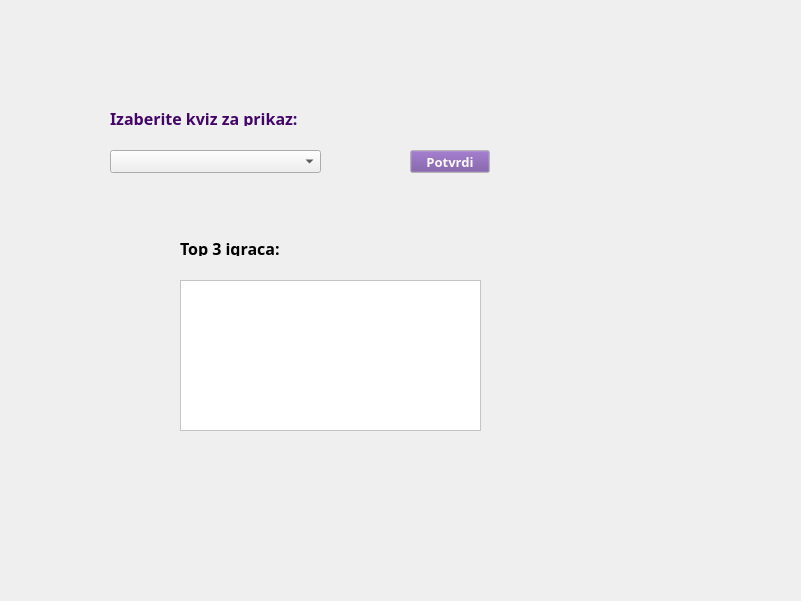
  <widget class="QStackedWidget" name="stackedWidgetH">
   <property name="geometry">
    <rect>
     <x>0</x>
     <y>0</y>
     <width>801</width>
     <height>601</height>
    </rect>
   </property>
   <widget class="QWidget" name="page">
    <widget class="QPushButton" name="pushButton_selectQuiz">
     <property name="geometry">
      <rect>
       <x>410</x>
       <y>150</y>
       <width>80</width>
       <height>23</height>
      </rect>
     </property>
     <property name="palette">
      <palette>
       <active>
        <colorrole role="WindowText">
         <brush brushstyle="SolidPattern">
          <color alpha="255">
           <red>67</red>
           <green>6</green>
           <blue>104</blue>
          </color>
         </brush>
        </colorrole>
        <colorrole role="Button">
         <brush brushstyle="SolidPattern">
          <color alpha="255">
           <red>114</red>
           <green>75</green>
           <blue>156</blue>
          </color>
         </brush>
        </colorrole>
        <colorrole role="Text">
         <brush brushstyle="SolidPattern">
          <color alpha="255">
           <red>97</red>
           <green>53</green>
           <blue>131</blue>
          </color>
         </brush>
        </colorrole>
        <colorrole role="ButtonText">
         <brush brushstyle="SolidPattern">
          <color alpha="255">
           <red>250</red>
           <green>249</green>
           <blue>248</blue>
          </color>
         </brush>
        </colorrole>
        <colorrole role="Base">
         <brush brushstyle="SolidPattern">
          <color alpha="255">
           <red>255</red>
           <green>255</green>
           <blue>255</blue>
          </color>
         </brush>
        </colorrole>
        <colorrole role="Window">
         <brush brushstyle="SolidPattern">
          <color alpha="255">
           <red>255</red>
           <green>255</green>
           <blue>255</blue>
          </color>
         </brush>
        </colorrole>
        <colorrole role="Shadow">
         <brush brushstyle="SolidPattern">
          <color alpha="255">
           <red>67</red>
           <green>6</green>
           <blue>104</blue>
          </color>
         </brush>
        </colorrole>
        <colorrole role="Highlight">
         <brush brushstyle="SolidPattern">
          <color alpha="255">
           <red>150</red>
           <green>136</green>
           <blue>238</blue>
          </color>
         </brush>
        </colorrole>
        <colorrole role="Link">
         <brush brushstyle="SolidPattern">
          <color alpha="255">
           <red>178</red>
           <green>87</green>
           <blue>224</blue>
          </color>
         </brush>
        </colorrole>
        <colorrole role="ToolTipText">
         <brush brushstyle="SolidPattern">
          <color alpha="255">
           <red>67</red>
           <green>6</green>
           <blue>104</blue>
          </color>
         </brush>
        </colorrole>
        <colorrole role="PlaceholderText">
         <brush brushstyle="SolidPattern">
          <color alpha="255">
           <red>67</red>
           <green>6</green>
           <blue>104</blue>
          </color>
         </brush>
        </colorrole>
        <colorrole role="Accent">
         <brush brushstyle="SolidPattern">
          <color alpha="255">
           <red>150</red>
           <green>136</green>
           <blue>238</blue>
          </color>
         </brush>
        </colorrole>
       </active>
       <inactive>
        <colorrole role="WindowText">
         <brush brushstyle="SolidPattern">
          <color alpha="255">
           <red>67</red>
           <green>6</green>
           <blue>104</blue>
          </color>
         </brush>
        </colorrole>
        <colorrole role="Button">
         <brush brushstyle="SolidPattern">
          <color alpha="255">
           <red>114</red>
           <green>75</green>
           <blue>156</blue>
          </color>
         </brush>
        </colorrole>
        <colorrole role="Text">
         <brush brushstyle="SolidPattern">
          <color alpha="255">
           <red>97</red>
           <green>53</green>
           <blue>131</blue>
          </color>
         </brush>
        </colorrole>
        <colorrole role="ButtonText">
         <brush brushstyle="SolidPattern">
          <color alpha="255">
           <red>250</red>
           <green>249</green>
           <blue>248</blue>
          </color>
         </brush>
        </colorrole>
        <colorrole role="Base">
         <brush brushstyle="SolidPattern">
          <color alpha="255">
           <red>255</red>
           <green>255</green>
           <blue>255</blue>
          </color>
         </brush>
        </colorrole>
        <colorrole role="Window">
         <brush brushstyle="SolidPattern">
          <color alpha="255">
           <red>255</red>
           <green>255</green>
           <blue>255</blue>
          </color>
         </brush>
        </colorrole>
        <colorrole role="Shadow">
         <brush brushstyle="SolidPattern">
          <color alpha="255">
           <red>67</red>
           <green>6</green>
           <blue>104</blue>
          </color>
         </brush>
        </colorrole>
        <colorrole role="Highlight">
         <brush brushstyle="SolidPattern">
          <color alpha="255">
           <red>150</red>
           <green>136</green>
           <blue>238</blue>
          </color>
         </brush>
        </colorrole>
        <colorrole role="Link">
         <brush brushstyle="SolidPattern">
          <color alpha="255">
           <red>178</red>
           <green>87</green>
           <blue>224</blue>
          </color>
         </brush>
        </colorrole>
        <colorrole role="ToolTipText">
         <brush brushstyle="SolidPattern">
          <color alpha="255">
           <red>67</red>
           <green>6</green>
           <blue>104</blue>
          </color>
         </brush>
        </colorrole>
        <colorrole role="PlaceholderText">
         <brush brushstyle="SolidPattern">
          <color alpha="255">
           <red>67</red>
           <green>6</green>
           <blue>104</blue>
          </color>
         </brush>
        </colorrole>
        <colorrole role="Accent">
         <brush brushstyle="SolidPattern">
          <color alpha="255">
           <red>150</red>
           <green>136</green>
           <blue>238</blue>
          </color>
         </brush>
        </colorrole>
       </inactive>
       <disabled>
        <colorrole role="WindowText">
         <brush brushstyle="SolidPattern">
          <color alpha="255">
           <red>201</red>
           <green>169</green>
           <blue>228</blue>
          </color>
         </brush>
        </colorrole>
        <colorrole role="Button">
         <brush brushstyle="SolidPattern">
          <color alpha="255">
           <red>114</red>
           <green>75</green>
           <blue>156</blue>
          </color>
         </brush>
        </colorrole>
        <colorrole role="Text">
         <brush brushstyle="SolidPattern">
          <color alpha="255">
           <red>201</red>
           <green>169</green>
           <blue>228</blue>
          </color>
         </brush>
        </colorrole>
        <colorrole role="ButtonText">
         <brush brushstyle="SolidPattern">
          <color alpha="255">
           <red>201</red>
           <green>169</green>
           <blue>228</blue>
          </color>
         </brush>
        </colorrole>
        <colorrole role="Base">
         <brush brushstyle="SolidPattern">
          <color alpha="255">
           <red>255</red>
           <green>255</green>
           <blue>255</blue>
          </color>
         </brush>
        </colorrole>
        <colorrole role="Window">
         <brush brushstyle="SolidPattern">
          <color alpha="255">
           <red>255</red>
           <green>255</green>
           <blue>255</blue>
          </color>
         </brush>
        </colorrole>
        <colorrole role="Shadow">
         <brush brushstyle="SolidPattern">
          <color alpha="255">
           <red>67</red>
           <green>6</green>
           <blue>104</blue>
          </color>
         </brush>
        </colorrole>
        <colorrole role="Highlight">
         <brush brushstyle="SolidPattern">
          <color alpha="255">
           <red>201</red>
           <green>169</green>
           <blue>228</blue>
          </color>
         </brush>
        </colorrole>
        <colorrole role="HighlightedText">
         <brush brushstyle="SolidPattern">
          <color alpha="255">
           <red>201</red>
           <green>169</green>
           <blue>228</blue>
          </color>
         </brush>
        </colorrole>
        <colorrole role="Link">
         <brush brushstyle="SolidPattern">
          <color alpha="255">
           <red>178</red>
           <green>87</green>
           <blue>224</blue>
          </color>
         </brush>
        </colorrole>
        <colorrole role="ToolTipText">
         <brush brushstyle="SolidPattern">
          <color alpha="255">
           <red>67</red>
           <green>6</green>
           <blue>104</blue>
          </color>
         </brush>
        </colorrole>
        <colorrole role="PlaceholderText">
         <brush brushstyle="SolidPattern">
          <color alpha="255">
           <red>67</red>
           <green>6</green>
           <blue>104</blue>
          </color>
         </brush>
        </colorrole>
        <colorrole role="Accent">
         <brush brushstyle="SolidPattern">
          <color alpha="255">
           <red>150</red>
           <green>136</green>
           <blue>238</blue>
          </color>
         </brush>
        </colorrole>
       </disabled>
      </palette>
     </property>
     <property name="font">
      <font>
       <family>Sawasdee</family>
       <pointsize>10</pointsize>
       <bold>true</bold>
      </font>
     </property>
     <property name="text">
      <string>Potvrdi</string>
     </property>
    </widget>
    <widget class="QLabel" name="label_picture">
     <property name="geometry">
      <rect>
       <x>590</x>
       <y>0</y>
       <width>201</width>
       <height>601</height>
      </rect>
     </property>
     <property name="text">
      <string/>
     </property>
    </widget>
    <widget class="QLabel" name="label">
     <property name="geometry">
      <rect>
       <x>110</x>
       <y>110</y>
       <width>211</width>
       <height>16</height>
      </rect>
     </property>
     <property name="palette">
      <palette>
       <active>
        <colorrole role="WindowText">
         <brush brushstyle="SolidPattern">
          <color alpha="255">
           <red>67</red>
           <green>6</green>
           <blue>104</blue>
          </color>
         </brush>
        </colorrole>
        <colorrole role="Button">
         <brush brushstyle="SolidPattern">
          <color alpha="255">
           <red>227</red>
           <green>205</green>
           <blue>236</blue>
          </color>
         </brush>
        </colorrole>
        <colorrole role="Text">
         <brush brushstyle="SolidPattern">
          <color alpha="255">
           <red>97</red>
           <green>53</green>
           <blue>131</blue>
          </color>
         </brush>
        </colorrole>
        <colorrole role="ButtonText">
         <brush brushstyle="SolidPattern">
          <color alpha="255">
           <red>97</red>
           <green>53</green>
           <blue>131</blue>
          </color>
         </brush>
        </colorrole>
        <colorrole role="Base">
         <brush brushstyle="SolidPattern">
          <color alpha="255">
           <red>255</red>
           <green>255</green>
           <blue>255</blue>
          </color>
         </brush>
        </colorrole>
        <colorrole role="Window">
         <brush brushstyle="SolidPattern">
          <color alpha="255">
           <red>255</red>
           <green>255</green>
           <blue>255</blue>
          </color>
         </brush>
        </colorrole>
        <colorrole role="Shadow">
         <brush brushstyle="SolidPattern">
          <color alpha="255">
           <red>67</red>
           <green>6</green>
           <blue>104</blue>
          </color>
         </brush>
        </colorrole>
        <colorrole role="Highlight">
         <brush brushstyle="SolidPattern">
          <color alpha="255">
           <red>150</red>
           <green>136</green>
           <blue>238</blue>
          </color>
         </brush>
        </colorrole>
        <colorrole role="Link">
         <brush brushstyle="SolidPattern">
          <color alpha="255">
           <red>178</red>
           <green>87</green>
           <blue>224</blue>
          </color>
         </brush>
        </colorrole>
        <colorrole role="ToolTipText">
         <brush brushstyle="SolidPattern">
          <color alpha="255">
           <red>67</red>
           <green>6</green>
           <blue>104</blue>
          </color>
         </brush>
        </colorrole>
        <colorrole role="PlaceholderText">
         <brush brushstyle="SolidPattern">
          <color alpha="255">
           <red>67</red>
           <green>6</green>
           <blue>104</blue>
          </color>
         </brush>
        </colorrole>
        <colorrole role="Accent">
         <brush brushstyle="SolidPattern">
          <color alpha="255">
           <red>150</red>
           <green>136</green>
           <blue>238</blue>
          </color>
         </brush>
        </colorrole>
       </active>
       <inactive>
        <colorrole role="WindowText">
         <brush brushstyle="SolidPattern">
          <color alpha="255">
           <red>67</red>
           <green>6</green>
           <blue>104</blue>
          </color>
         </brush>
        </colorrole>
        <colorrole role="Button">
         <brush brushstyle="SolidPattern">
          <color alpha="255">
           <red>227</red>
           <green>205</green>
           <blue>236</blue>
          </color>
         </brush>
        </colorrole>
        <colorrole role="Text">
         <brush brushstyle="SolidPattern">
          <color alpha="255">
           <red>97</red>
           <green>53</green>
           <blue>131</blue>
          </color>
         </brush>
        </colorrole>
        <colorrole role="ButtonText">
         <brush brushstyle="SolidPattern">
          <color alpha="255">
           <red>97</red>
           <green>53</green>
           <blue>131</blue>
          </color>
         </brush>
        </colorrole>
        <colorrole role="Base">
         <brush brushstyle="SolidPattern">
          <color alpha="255">
           <red>255</red>
           <green>255</green>
           <blue>255</blue>
          </color>
         </brush>
        </colorrole>
        <colorrole role="Window">
         <brush brushstyle="SolidPattern">
          <color alpha="255">
           <red>255</red>
           <green>255</green>
           <blue>255</blue>
          </color>
         </brush>
        </colorrole>
        <colorrole role="Shadow">
         <brush brushstyle="SolidPattern">
          <color alpha="255">
           <red>67</red>
           <green>6</green>
           <blue>104</blue>
          </color>
         </brush>
        </colorrole>
        <colorrole role="Highlight">
         <brush brushstyle="SolidPattern">
          <color alpha="255">
           <red>150</red>
           <green>136</green>
           <blue>238</blue>
          </color>
         </brush>
        </colorrole>
        <colorrole role="Link">
         <brush brushstyle="SolidPattern">
          <color alpha="255">
           <red>178</red>
           <green>87</green>
           <blue>224</blue>
          </color>
         </brush>
        </colorrole>
        <colorrole role="ToolTipText">
         <brush brushstyle="SolidPattern">
          <color alpha="255">
           <red>67</red>
           <green>6</green>
           <blue>104</blue>
          </color>
         </brush>
        </colorrole>
        <colorrole role="PlaceholderText">
         <brush brushstyle="SolidPattern">
          <color alpha="255">
           <red>67</red>
           <green>6</green>
           <blue>104</blue>
          </color>
         </brush>
        </colorrole>
        <colorrole role="Accent">
         <brush brushstyle="SolidPattern">
          <color alpha="255">
           <red>150</red>
           <green>136</green>
           <blue>238</blue>
          </color>
         </brush>
        </colorrole>
       </inactive>
       <disabled>
        <colorrole role="WindowText">
         <brush brushstyle="SolidPattern">
          <color alpha="255">
           <red>201</red>
           <green>169</green>
           <blue>228</blue>
          </color>
         </brush>
        </colorrole>
        <colorrole role="Button">
         <brush brushstyle="SolidPattern">
          <color alpha="255">
           <red>227</red>
           <green>205</green>
           <blue>236</blue>
          </color>
         </brush>
        </colorrole>
        <colorrole role="Text">
         <brush brushstyle="SolidPattern">
          <color alpha="255">
           <red>201</red>
           <green>169</green>
           <blue>228</blue>
          </color>
         </brush>
        </colorrole>
        <colorrole role="ButtonText">
         <brush brushstyle="SolidPattern">
          <color alpha="255">
           <red>201</red>
           <green>169</green>
           <blue>228</blue>
          </color>
         </brush>
        </colorrole>
        <colorrole role="Base">
         <brush brushstyle="SolidPattern">
          <color alpha="255">
           <red>255</red>
           <green>255</green>
           <blue>255</blue>
          </color>
         </brush>
        </colorrole>
        <colorrole role="Window">
         <brush brushstyle="SolidPattern">
          <color alpha="255">
           <red>255</red>
           <green>255</green>
           <blue>255</blue>
          </color>
         </brush>
        </colorrole>
        <colorrole role="Shadow">
         <brush brushstyle="SolidPattern">
          <color alpha="255">
           <red>67</red>
           <green>6</green>
           <blue>104</blue>
          </color>
         </brush>
        </colorrole>
        <colorrole role="Highlight">
         <brush brushstyle="SolidPattern">
          <color alpha="255">
           <red>201</red>
           <green>169</green>
           <blue>228</blue>
          </color>
         </brush>
        </colorrole>
        <colorrole role="HighlightedText">
         <brush brushstyle="SolidPattern">
          <color alpha="255">
           <red>201</red>
           <green>169</green>
           <blue>228</blue>
          </color>
         </brush>
        </colorrole>
        <colorrole role="Link">
         <brush brushstyle="SolidPattern">
          <color alpha="255">
           <red>178</red>
           <green>87</green>
           <blue>224</blue>
          </color>
         </brush>
        </colorrole>
        <colorrole role="ToolTipText">
         <brush brushstyle="SolidPattern">
          <color alpha="255">
           <red>67</red>
           <green>6</green>
           <blue>104</blue>
          </color>
         </brush>
        </colorrole>
        <colorrole role="PlaceholderText">
         <brush brushstyle="SolidPattern">
          <color alpha="255">
           <red>67</red>
           <green>6</green>
           <blue>104</blue>
          </color>
         </brush>
        </colorrole>
        <colorrole role="Accent">
         <brush brushstyle="SolidPattern">
          <color alpha="255">
           <red>150</red>
           <green>136</green>
           <blue>238</blue>
          </color>
         </brush>
        </colorrole>
       </disabled>
      </palette>
     </property>
     <property name="font">
      <font>
       <family>Sawasdee</family>
       <pointsize>12</pointsize>
       <bold>true</bold>
      </font>
     </property>
     <property name="text">
      <string>Izaberite kviz za prikaz:</string>
     </property>
    </widget>
    <widget class="QComboBox" name="comboBox_quiz">
     <property name="geometry">
      <rect>
       <x>110</x>
       <y>150</y>
       <width>211</width>
       <height>23</height>
      </rect>
     </property>
     <property name="font">
      <font>
       <family>Sawasdee</family>
       <pointsize>10</pointsize>
       <bold>true</bold>
      </font>
     </property>
    </widget>
    <widget class="QLabel" name="label_2">
     <property name="geometry">
      <rect>
       <x>180</x>
       <y>240</y>
       <width>101</width>
       <height>16</height>
      </rect>
     </property>
     <property name="font">
      <font>
       <family>Sawasdee</family>
       <pointsize>12</pointsize>
       <bold>true</bold>
      </font>
     </property>
     <property name="text">
      <string>Top 3 igraca:</string>
     </property>
    </widget>
    <widget class="QTableView" name="tableView">
     <property name="geometry">
      <rect>
       <x>180</x>
       <y>280</y>
       <width>301</width>
       <height>151</height>
      </rect>
     </property>
     <property name="palette">
      <palette>
       <active>
        <colorrole role="WindowText">
         <brush brushstyle="SolidPattern">
          <color alpha="255">
           <red>67</red>
           <green>6</green>
           <blue>104</blue>
          </color>
         </brush>
        </colorrole>
        <colorrole role="Button">
         <brush brushstyle="SolidPattern">
          <color alpha="255">
           <red>114</red>
           <green>75</green>
           <blue>156</blue>
          </color>
         </brush>
        </colorrole>
        <colorrole role="Text">
         <brush brushstyle="SolidPattern">
          <color alpha="255">
           <red>97</red>
           <green>53</green>
           <blue>131</blue>
          </color>
         </brush>
        </colorrole>
        <colorrole role="ButtonText">
         <brush brushstyle="SolidPattern">
          <color alpha="255">
           <red>250</red>
           <green>249</green>
           <blue>248</blue>
          </color>
         </brush>
        </colorrole>
        <colorrole role="Base">
         <brush brushstyle="SolidPattern">
          <color alpha="255">
           <red>255</red>
           <green>255</green>
           <blue>255</blue>
          </color>
         </brush>
        </colorrole>
        <colorrole role="Window">
         <brush brushstyle="SolidPattern">
          <color alpha="255">
           <red>255</red>
           <green>255</green>
           <blue>255</blue>
          </color>
         </brush>
        </colorrole>
        <colorrole role="Shadow">
         <brush brushstyle="SolidPattern">
          <color alpha="255">
           <red>67</red>
           <green>6</green>
           <blue>104</blue>
          </color>
         </brush>
        </colorrole>
        <colorrole role="Highlight">
         <brush brushstyle="SolidPattern">
          <color alpha="255">
           <red>150</red>
           <green>136</green>
           <blue>238</blue>
          </color>
         </brush>
        </colorrole>
        <colorrole role="Link">
         <brush brushstyle="SolidPattern">
          <color alpha="255">
           <red>178</red>
           <green>87</green>
           <blue>224</blue>
          </color>
         </brush>
        </colorrole>
        <colorrole role="ToolTipText">
         <brush brushstyle="SolidPattern">
          <color alpha="255">
           <red>67</red>
           <green>6</green>
           <blue>104</blue>
          </color>
         </brush>
        </colorrole>
        <colorrole role="PlaceholderText">
         <brush brushstyle="SolidPattern">
          <color alpha="255">
           <red>67</red>
           <green>6</green>
           <blue>104</blue>
          </color>
         </brush>
        </colorrole>
        <colorrole role="Accent">
         <brush brushstyle="SolidPattern">
          <color alpha="255">
           <red>150</red>
           <green>136</green>
           <blue>238</blue>
          </color>
         </brush>
        </colorrole>
       </active>
       <inactive>
        <colorrole role="WindowText">
         <brush brushstyle="SolidPattern">
          <color alpha="255">
           <red>67</red>
           <green>6</green>
           <blue>104</blue>
          </color>
         </brush>
        </colorrole>
        <colorrole role="Button">
         <brush brushstyle="SolidPattern">
          <color alpha="255">
           <red>114</red>
           <green>75</green>
           <blue>156</blue>
          </color>
         </brush>
        </colorrole>
        <colorrole role="Text">
         <brush brushstyle="SolidPattern">
          <color alpha="255">
           <red>97</red>
           <green>53</green>
           <blue>131</blue>
          </color>
         </brush>
        </colorrole>
        <colorrole role="ButtonText">
         <brush brushstyle="SolidPattern">
          <color alpha="255">
           <red>250</red>
           <green>249</green>
           <blue>248</blue>
          </color>
         </brush>
        </colorrole>
        <colorrole role="Base">
         <brush brushstyle="SolidPattern">
          <color alpha="255">
           <red>255</red>
           <green>255</green>
           <blue>255</blue>
          </color>
         </brush>
        </colorrole>
        <colorrole role="Window">
         <brush brushstyle="SolidPattern">
          <color alpha="255">
           <red>255</red>
           <green>255</green>
           <blue>255</blue>
          </color>
         </brush>
        </colorrole>
        <colorrole role="Shadow">
         <brush brushstyle="SolidPattern">
          <color alpha="255">
           <red>67</red>
           <green>6</green>
           <blue>104</blue>
          </color>
         </brush>
        </colorrole>
        <colorrole role="Highlight">
         <brush brushstyle="SolidPattern">
          <color alpha="255">
           <red>150</red>
           <green>136</green>
           <blue>238</blue>
          </color>
         </brush>
        </colorrole>
        <colorrole role="Link">
         <brush brushstyle="SolidPattern">
          <color alpha="255">
           <red>178</red>
           <green>87</green>
           <blue>224</blue>
          </color>
         </brush>
        </colorrole>
        <colorrole role="ToolTipText">
         <brush brushstyle="SolidPattern">
          <color alpha="255">
           <red>67</red>
           <green>6</green>
           <blue>104</blue>
          </color>
         </brush>
        </colorrole>
        <colorrole role="PlaceholderText">
         <brush brushstyle="SolidPattern">
          <color alpha="255">
           <red>67</red>
           <green>6</green>
           <blue>104</blue>
          </color>
         </brush>
        </colorrole>
        <colorrole role="Accent">
         <brush brushstyle="SolidPattern">
          <color alpha="255">
           <red>150</red>
           <green>136</green>
           <blue>238</blue>
          </color>
         </brush>
        </colorrole>
       </inactive>
       <disabled>
        <colorrole role="WindowText">
         <brush brushstyle="SolidPattern">
          <color alpha="255">
           <red>201</red>
           <green>169</green>
           <blue>228</blue>
          </color>
         </brush>
        </colorrole>
        <colorrole role="Button">
         <brush brushstyle="SolidPattern">
          <color alpha="255">
           <red>114</red>
           <green>75</green>
           <blue>156</blue>
          </color>
         </brush>
        </colorrole>
        <colorrole role="Text">
         <brush brushstyle="SolidPattern">
          <color alpha="255">
           <red>201</red>
           <green>169</green>
           <blue>228</blue>
          </color>
         </brush>
        </colorrole>
        <colorrole role="ButtonText">
         <brush brushstyle="SolidPattern">
          <color alpha="255">
           <red>201</red>
           <green>169</green>
           <blue>228</blue>
          </color>
         </brush>
        </colorrole>
        <colorrole role="Base">
         <brush brushstyle="SolidPattern">
          <color alpha="255">
           <red>255</red>
           <green>255</green>
           <blue>255</blue>
          </color>
         </brush>
        </colorrole>
        <colorrole role="Window">
         <brush brushstyle="SolidPattern">
          <color alpha="255">
           <red>255</red>
           <green>255</green>
           <blue>255</blue>
          </color>
         </brush>
        </colorrole>
        <colorrole role="Shadow">
         <brush brushstyle="SolidPattern">
          <color alpha="255">
           <red>67</red>
           <green>6</green>
           <blue>104</blue>
          </color>
         </brush>
        </colorrole>
        <colorrole role="Highlight">
         <brush brushstyle="SolidPattern">
          <color alpha="255">
           <red>201</red>
           <green>169</green>
           <blue>228</blue>
          </color>
         </brush>
        </colorrole>
        <colorrole role="HighlightedText">
         <brush brushstyle="SolidPattern">
          <color alpha="255">
           <red>201</red>
           <green>169</green>
           <blue>228</blue>
          </color>
         </brush>
        </colorrole>
        <colorrole role="Link">
         <brush brushstyle="SolidPattern">
          <color alpha="255">
           <red>178</red>
           <green>87</green>
           <blue>224</blue>
          </color>
         </brush>
        </colorrole>
        <colorrole role="ToolTipText">
         <brush brushstyle="SolidPattern">
          <color alpha="255">
           <red>67</red>
           <green>6</green>
           <blue>104</blue>
          </color>
         </brush>
        </colorrole>
        <colorrole role="PlaceholderText">
         <brush brushstyle="SolidPattern">
          <color alpha="255">
           <red>67</red>
           <green>6</green>
           <blue>104</blue>
          </color>
         </brush>
        </colorrole>
        <colorrole role="Accent">
         <brush brushstyle="SolidPattern">
          <color alpha="255">
           <red>150</red>
           <green>136</green>
           <blue>238</blue>
          </color>
         </brush>
        </colorrole>
       </disabled>
      </palette>
     </property>
     <property name="font">
      <font>
       <family>Sawasdee</family>
       <pointsize>10</pointsize>
       <bold>true</bold>
      </font>
     </property>
    </widget>
   </widget>
  </widget>
